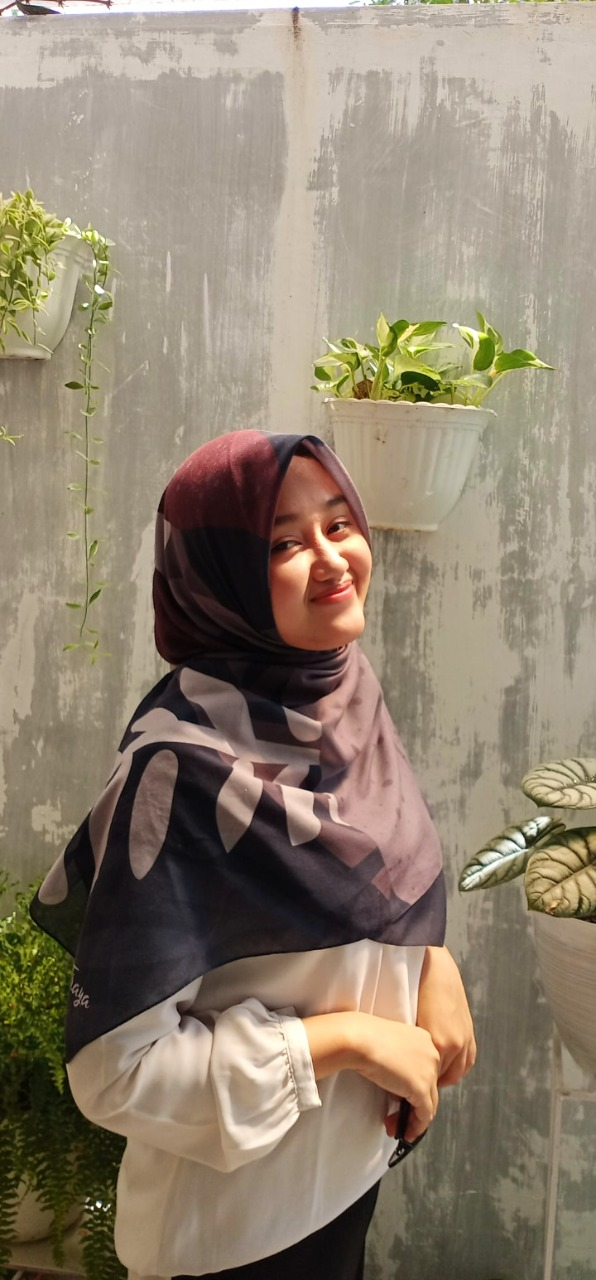
#> input picture gambar/mori.jpeg, 596 x 1280 px
$ jupyter execute --allow-errors prak3.ipynb   (older library calls are emulated)
#> lines starting #> are read from the running program, lines starting #| are printed output that depends on the picture
# Praktikum Visi Komputer
## Modul ke-3

## Pemprosesan citra dengan OpenCV

Saat kita bekerja dengan gambar/image/citra, bisa saja kita perlu memproses citra seperti mempertajam citra, menggunakan filter, menggabungkan citra.

### Konversi warna

OpenCV memiliki banyak sekali fungsi yang berkaitan dengan warna. Ada model warna yang cocok untuk perangkat input seperti camera, ada yang cocok untuk perangkat output seperti TV, printer, layar komputer. Namun terdapat 3 model warna yang umum digunakan yaitu:
- Grayscale. Grayscale merupakan model yang mengurangi informasi warna menjadi nilai gray. Biasanya setiap piksel pada image grayscale direpresentasikan oleh satu nilai 8-bit dalam rentang 0 (hitam) hingga 255 (putih). Bisa digunakan untuk memproses image yang hanya perlu informasi brightness seperti pada deteksi wajah.
- BGR. BGR adalah model warna blue-green-red, di mana setiap piksel memiliki 3 nilai 8-bit yang merepresentasikan komponen/channel biru/blue, hijau/green dan merah/red. Contoh piksel [0, 0, 0] untuk hitam, [255, 0, 0] untuk biru, [0, 255, 0] untuk hijau, [0, 0, 255] untuk merah, dan [255, 255, 255] untuk putih.
- HSV. Model HSV menggunakan 3 channel berbeda. Hue merupakan rona atau corak warna, Saturation merupakan intensitas atau kekuatan warna dan value merupakan kecerahan dari warna.

Model warna default pada OpenCV adalah BGR. Model yang digunakan pada komputasi disebut model additive, yang berkaitan dengan cahaya/light. Cahaya memiliki reaksi berbeda dibandingkan lukisan/paint. Nilai [0, 255, 255] bermakna tidak ada biru, hijau penuh dan merah penuh sehingga hasilnya adalah kuning. Tapi pada lukisan, warna hijau dan merah jika dicampur menjadi warna coklat.

[cell 1]
import cv2

#download image di: https://i.im.ge/2021/09/09/QJP3s1.jpg
img = cv2.imread('gambar/input.jpg')
#> (the rest of this cell did not finish here and is left out)

#> (a cell that did not finish here is left out)

Gambar versi YUV sebelumnya malah menjadi jelek dan tidak jelas. Sebenarnya karena `yuv_img` dalam bentuk array NumPy, kita dapat melakukan slicing dan menampilkan setiap channel secara terpisah.

#> (a cell that did not finish here is left out)

Apabila kita melihat hasil dari pemisahan YUV di atas, channel Y sama dengan citra grayscale, yang merepresentasikan nilai intensitas. Channel U dan V merepresentasikan informasi warna. U proyeksi biru, V proyeksi merah.

#> (a cell that did not finish here is left out)

#> (a cell that did not finish here is left out)

### Translasi citra / Image translation

Pada bagian ini, kita akan membahas tentang penggeseran citra. Dalam terminologi visi komputer, hal ini disebut sebagai translasi. Mari kita lihat bagaimana kita bisa melakukannya.

[cell 6]
import cv2
import numpy as np

img = cv2.imread('gambar/input.jpg')
#> (the rest of this cell did not finish here and is left out)

Operasi translasi pada dasarnya kita menggeser gambar dengan menambahkan/mengurangi koordinat X dan Y. Untuk melakukan hal tersebut, kita perlu membuat matriks transformasi, seperti yang ditunjukkan sebagai berikut:

[](https://im.ge/i/QJZppS)

Di sini, nilai tx dan ty adalah nilai terjemahan X dan Y, yaitu gambar akan digerakkan oleh X unit ke kanan, dan oleh Y unit ke bawah. Jadi setelah kita membuat matriks seperti ini, kita dapat menggunakan fungsi, `warpAffine`, untuk diterapkan pada citra. Argumen ketiga di warpAffine mengacu pada jumlah baris dan kolom pada gambar yang dihasilkan. Sejak jumlah baris dan kolom sama dengan gambar asli, gambar yang dihasilkan menjadi terpotong. Untuk menghindari pemotongan, kita bisa melakukan seperti berikut.
`img_translation = cv2.warpAffine(img, translation_matrix, (num_cols + 70, num_rows + 110))`

[cell 7]
#Latihan 1
#Ubah code program sebelumnya lalu ubah translasi citra sehingga menjadi tidak terpotong

img = cv2.imread('gambar/input.jpg')
#> (the rest of this cell did not finish here and is left out)

### Rotasi citra / Image rotation

Kita dapat melakukan rotasi citra dengan sudut tertentu. Rotasi merupakan bentuk transformasi. Untuk melakukan rotasi, kita dan kita dapat mencapainya dengan menggunakan transformasi matriks berikut.

[](https://im.ge/i/QJZzaJ)

Di sini, θ adalah sudut rotasi berlawanan arah jarum jam. OpenCV menyediakan fungsi `getRotationMatrix2D`. Kita dapat menentukan titik di mana gambar akan diputar, sudut rotasi dalam derajat, dan faktor skala untuk gambar. Setelah kita memiliki matriks transformasi, kita dapat menggunakan fungsi `warpAffine` untuk menerapkan matriks ini ke gambar apa pun.

[cell 8]
img = cv2.imread('gambar/input.jpg')
#> (the rest of this cell did not finish here and is left out)

#> (a cell that did not finish here is left out)

#> (a cell that did not finish here is left out)

### Mengubah ukuran citra / image scaling

Kita dapat mengubah ukuran citra menggunakan faktor scaling atau bisa saja mengubahnya menjadi ukuran tertentu.

#> (a cell that did not finish here is left out)

[cell 12]
#Kita sudah mencoba banyak proses transformasi citra
#Berikut ini kita akan bermain-main dengan efek tertentu menggunakan image warping

import cv2
import numpy as np
import math

img = cv2.imread('gambar/input.jpg', cv2.IMREAD_GRAYSCALE)
#> (the rest of this cell did not finish here and is left out)

[cell 13]
#Latihan 4
#Ubah program image warping di atas sehingga image yang digunakan adalah foto selfie sendiri
#Lalu silakan bereksperimen bentuk image warping lainnya

img = cv2.imread('gambar/mori.jpeg', cv2.IMREAD_GRAYSCALE)
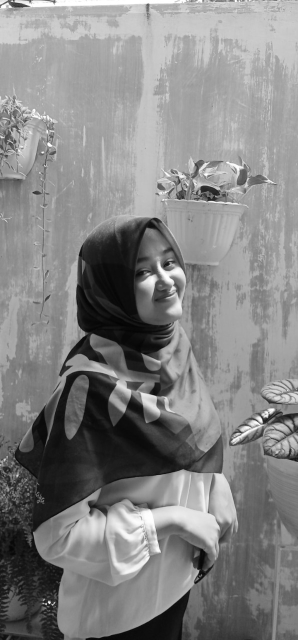
#> img: shape (1280, 596) (shown at 1/2 size); min 2, max 255, mean 132.2
rows, cols = img.shape

#####################
# Vertical wave

img_output = np.zeros(img.shape, dtype=img.dtype)

for i in range(rows):
    for j in range(cols):
        offset_x = int(25.0 * math.sin(2 * 3.14 * i / 180))
        offset_y = 0
        if j+offset_x < rows:
            img_output[i,j] = img[i,(j+offset_x)%cols]
        else:
            img_output[i,j] = 0
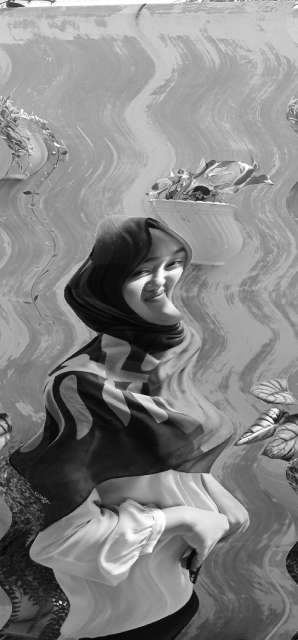
#> img_output: shape (1280, 596) (shown at 1/2 size); min 2, max 255, mean 132.2

cv2.imshow('Input', img)
cv2.imshow('Vertical wave', img_output)

#####################
# Horizontal wave

img_output = np.zeros(img.shape, dtype=img.dtype)

for i in range(rows):
    for j in range(cols):
        offset_x = 0
        offset_y = int(16.0 * math.sin(2 * 3.14 * j / 150))
        if i+offset_y < rows:
            img_output[i,j] = img[(i+offset_y)%rows,j]
        else:
            img_output[i,j] = 0
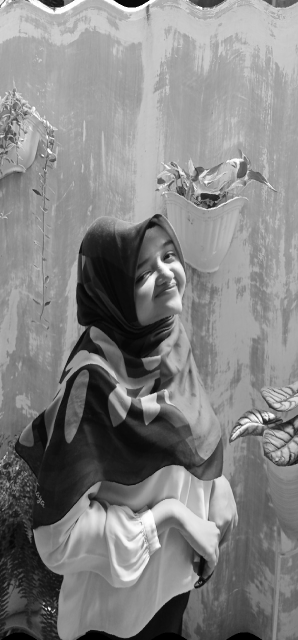
#> img_output: shape (1280, 596) (shown at 1/2 size); min 0, max 255, mean 131.4

cv2.imshow('Horizontal wave', img_output)

#####################
# Both horizontal and vertical

img_output = np.zeros(img.shape, dtype=img.dtype)

for i in range(rows):
    for j in range(cols):
        offset_x = int(20.0 * math.sin(2 * 3.14 * i / 150))
        offset_y = int(20.0 * math.cos(2 * 3.14 * j / 150))
        if i+offset_y < rows and j+offset_x < cols:
            img_output[i,j] = img[(i+offset_y)%rows,(j+offset_x)%cols]
        else:
            img_output[i,j] = 0
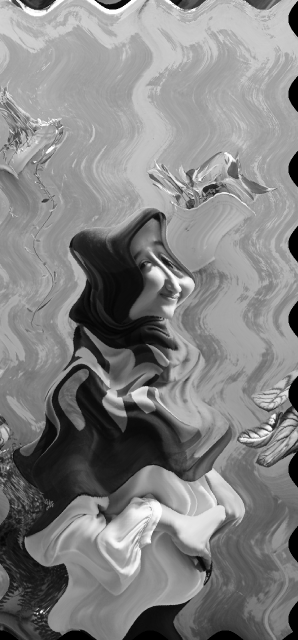
#> img_output: shape (1280, 596) (shown at 1/2 size); min 0, max 255, mean 130.1

cv2.imshow('Multidirectional wave', img_output)

#####################
# Concave effectimg_output = np.zeros(img.shape, dtype=img.dtype)

for i in range(rows):
    for j in range(cols):
        offset_x = int(128.0 * math.sin(2 * 3.14 * i / (2*cols)))
        offset_y = 0
        if j+offset_x < cols:
            img_output[i,j] = img[i,(j+offset_x)%cols]
        else:
            img_output[i,j] = 0
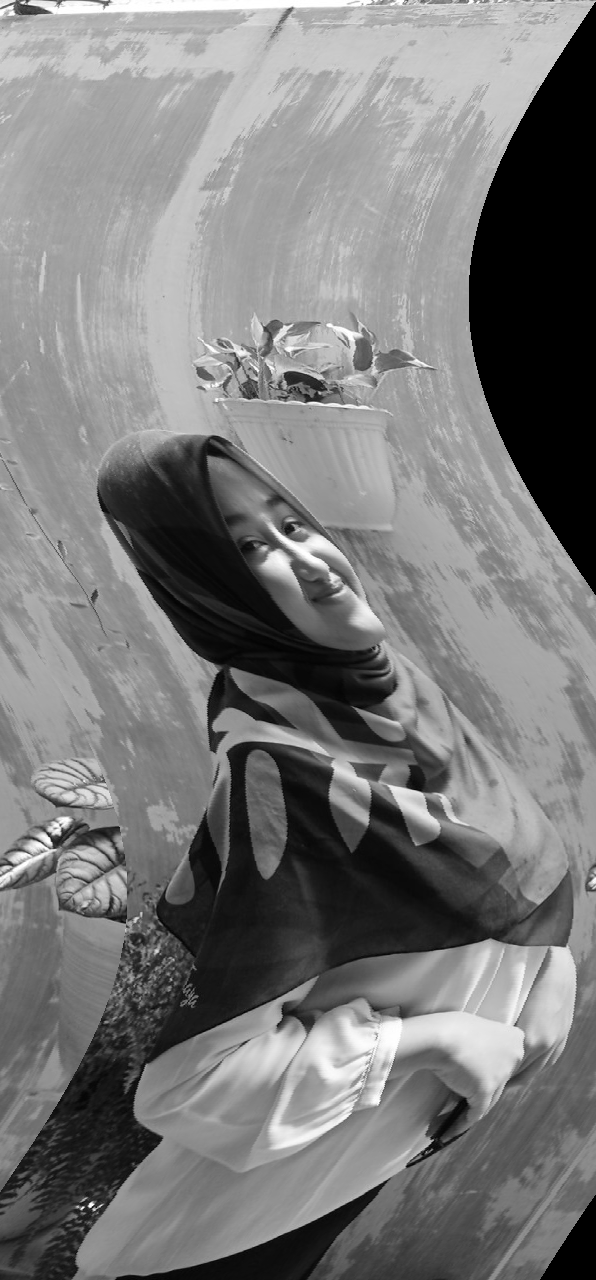
#> img_output: shape (1280, 596); min 0, max 255, mean 122.1

cv2.imshow('Concave', img_output)
cv2.waitKey()
